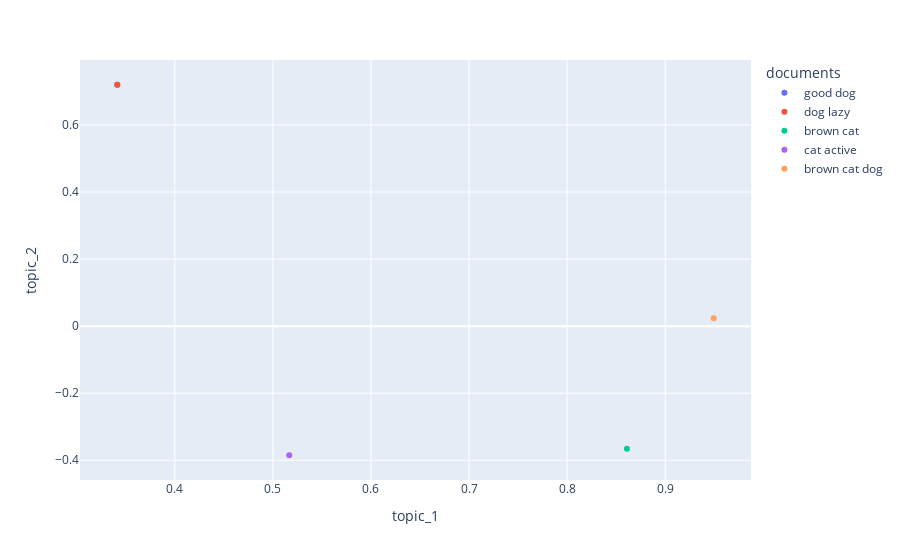

Notebook code for this chart:
### Code cell
fig = px.scatter(topic_encoded_df, x="topic_1" ,y="topic_2", color = "documents")
fig.show()

### Figure 1 — Plotly figure (JSON) as saved in the notebook; plotly's stock layout.template omitted (floating-point values rounded to 4 significant figures)
{"data": [{"hovertemplate": "documents=good dog<br>topic_1=%{x}<br>topic_2=%{y}<extra></extra>", "legendgroup": "good dog", "marker": {"color": "#636efa", "symbol": "circle"}, "mode": "markers", "name": "good dog", "orientation": "v", "showlegend": true, "type": "scatter", "x": [0.3414], "xaxis": "x", "y": [0.72], "yaxis": "y"}, {"hovertemplate": "documents=dog lazy<br>topic_1=%{x}<br>topic_2=%{y}<extra></extra>", "legendgroup": "dog lazy", "marker": {"color": "#EF553B", "symbol": "circle"}, "mode": "markers", "name": "dog lazy", "orientation": "v", "showlegend": true, "type": "scatter", "x": [0.3414], "xaxis": "x", "y": [0.72], "yaxis": "y"}, {"hovertemplate": "documents=brown cat<br>topic_1=%{x}<br>topic_2=%{y}<extra></extra>", "legendgroup": "brown cat", "marker": {"color": "#00cc96", "symbol": "circle"}, "mode": "markers", "name": "brown cat", "orientation": "v", "showlegend": true, "type": "scatter", "x": [0.8609], "xaxis": "x", "y": [-0.366], "yaxis": "y"}, {"hovertemplate": "documents=cat active<br>topic_1=%{x}<br>topic_2=%{y}<extra></extra>", "legendgroup": "cat active", "marker": {"color": "#ab63fa", "symbol": "circle"}, "mode": "markers", "name": "cat active", "orientation": "v", "showlegend": true, "type": "scatter", "x": [0.5167], "xaxis": "x", "y": [-0.385], "yaxis": "y"}, {"hovertemplate": "documents=brown cat dog<br>topic_1=%{x}<br>topic_2=%{y}<extra></extra>", "legendgroup": "brown cat dog", "marker": {"color": "#FFA15A", "symbol": "circle"}, "mode": "markers", "name": "brown cat dog", "orientation": "v", "showlegend": true, "type": "scatter", "x": [0.9494], "xaxis": "x", "y": [0.02363], "yaxis": "y"}], "layout": {"legend": {"title": {"text": "documents"}, "tracegroupgap": 0}, "margin": {"t": 60}, "xaxis": {"anchor": "y", "domain": [0, 1], "title": {"text": "topic_1"}}, "yaxis": {"anchor": "x", "domain": [0, 1], "title": {"text": "topic_2"}}}}
